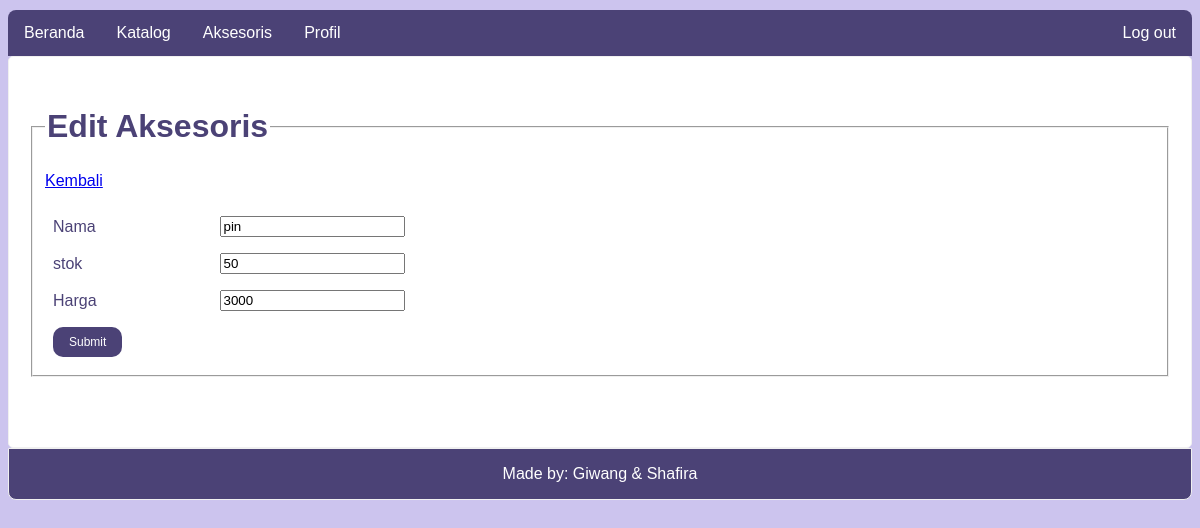
The app's page /index.php?page=edit-aksesoris&nama=pin (signed in) with its own data.
### tables this page shows
CREATE TABLE `aksesoris` (
  `id` int(10) NOT NULL,
  `nama` varchar(50) NOT NULL,
  `stok` varchar(50) NOT NULL,
  `harga` int(25) NOT NULL
);

### config.php (called while the page is built)
<?php
class Connection{
public function get_connection(){
    $host = "localhost";
    $database = "jilqu";
    $username = "root";
    $password = "";
    $connect = new mysqli($host, $username, $password, $database);
    return $connect;
 }
}

### model_aksesoris.php (called while the page is built, shortened)
<?php
include 'config.php';
class Model extends Connection{
public function __construct()
    {
        $this->conn = $this->get_connection();
    }
public function edit($id)
{
    $sql = "SELECT * FROM aksesoris WHERE nama='$id'";
    $bind = $this->conn->query($sql);
    while ($obj = $bind->fetch_object()) {
    $baris = $obj;
    }
    return $baris;
}
}

### edit_aksesoris.php (the view, shortened to what this page needs)
<?php
$id = $_GET['nama'];
include 'model_aksesoris.php';
$model = new Model();
$data = $model->edit($id);
?>
<!doctype html>
<html lang="en">
<head>
<link rel="stylesheet" type="text/css" href="asset/style.css">
</head>
<body>
<div class="halaman ">
<fieldset>
<legend><h1>Edit Aksesoris</h1></legend>
<a href="index.php?page=aksesoris">Kembali</a>
<br><br>
<form action="proces_aksesoris.php" method="post" name="tmb_aksesoris_form" onSubmit="return validasi()">
<table width="50%">
    <tr>
        <td class="td3"><label>Nama</label></td>
        <td><input type="text" name="nama" value="<?php echo $data->nama ?>"></td>
        <td><div style="color : red;" id="namaErr"></div></td>
    </tr>
    <tr>
    <td class="td3"><label>stok</label></td>
    <td><input type="text" name="stok" value="<?php echo $data->stok ?>"></td>
    <td><div style="color : red;" id="stokErr"></div></td>
    <tr>
    <td class="td3"><label>Harga</label></td>
    <td><input type="text" name="harga" value="<?php echo $data->harga ?>"></td>
    <td><div style="color : red;" id="hargaErr"></div></td>
    </tr>
    <tr >
        <td colspan="2"><button class="button button1" type="submit" name="submit_edit">Submit</button></td>
    </tr>
</table>
</form>
</fieldset>
</div>
</body>
</html>

### asset/style.css (style rules this page uses)
* { box-sizing: border-box; }
body { background-color: #ccc4ee; font-size:16px; color:#444; font-family: sans-serif; }
table { border-collapse: collapse; }
th, td { text-align: left; padding: 8px; }
.td3 { width: 30%; }
.button { background-color: #4b4276; border: 1px; color: white; padding: 8px 16px; text-align: center; text-decoration: none; display: inline-block; border-radius: 10px; font-size: 12px; transition-duration: 0.4s; cursor: pointer; }
.button1 { background-color: #4b4276; color: white; }
div.halaman { padding: 30px 20px; color: #4b4276; padding-bottom: 70px; }

### records on screen
aksesoris: nama "pin", stok "50", harga "3000"
